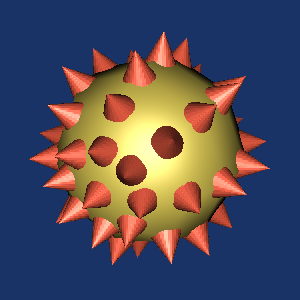

This chart was generated by the following Python code:
#!/usr/bin/env python
# Demonstrate vtkRenderWindowInteractor FlyTo on a spiked sphere.

import vtkmodules.vtkInteractionStyle  # noqa: F401
import vtkmodules.vtkRenderingFreeType  # noqa: F401
import vtkmodules.vtkRenderingOpenGL2  # noqa: F401

from vtkmodules.vtkCommonColor import vtkNamedColors
from vtkmodules.vtkFiltersCore import vtkGlyph3D
from vtkmodules.vtkFiltersSources import vtkConeSource, vtkSphereSource
from vtkmodules.vtkRenderingCore import (
    vtkActor,
    vtkPolyDataMapper,
    vtkRenderWindow,
    vtkRenderWindowInteractor,
    vtkRenderer,
)

colors = vtkNamedColors()

# Sphere source
sphere = vtkSphereSource()

sphere_mapper = vtkPolyDataMapper()
sphere_mapper.SetInputConnection(sphere.GetOutputPort())

sphere_actor = vtkActor()
sphere_actor.SetMapper(sphere_mapper)
banana_rgb = [0.0, 0.0, 0.0]
colors.GetColorRGB("banana", banana_rgb)
sphere_actor.GetProperty().SetDiffuseColor(banana_rgb)
sphere_actor.GetProperty().SetSpecular(0.4)
sphere_actor.GetProperty().SetSpecularPower(20)

# Spikes via cone glyphs on sphere normals
cone = vtkConeSource()
cone.SetResolution(20)

glyph = vtkGlyph3D()
glyph.SetInputConnection(sphere.GetOutputPort())
glyph.SetSourceConnection(cone.GetOutputPort())
glyph.SetVectorModeToUseNormal()
glyph.SetScaleModeToScaleByVector()
glyph.SetScaleFactor(0.25)

spike_mapper = vtkPolyDataMapper()
spike_mapper.SetInputConnection(glyph.GetOutputPort())

spike_actor = vtkActor()
spike_actor.SetMapper(spike_mapper)
tomato_rgb = [0.0, 0.0, 0.0]
colors.GetColorRGB("tomato", tomato_rgb)
spike_actor.GetProperty().SetDiffuseColor(tomato_rgb)
spike_actor.GetProperty().SetSpecular(0.4)
spike_actor.GetProperty().SetSpecularPower(20)

# Rendering
renderer = vtkRenderer()
renderer.AddActor(sphere_actor)
renderer.AddActor(spike_actor)
renderer.SetBackground(0.1, 0.2, 0.4)

render_window = vtkRenderWindow()
render_window.SetSize(300, 300)
render_window.AddRenderer(renderer)
render_window.SetWindowName("fly to")

interactor = vtkRenderWindowInteractor()
interactor.SetRenderWindow(render_window)

renderer.ResetCamera()
camera = renderer.GetActiveCamera()
camera.Zoom(1.4)
camera.Azimuth(30)
camera.Elevation(30)

interactor.Initialize()
interactor.Start()
